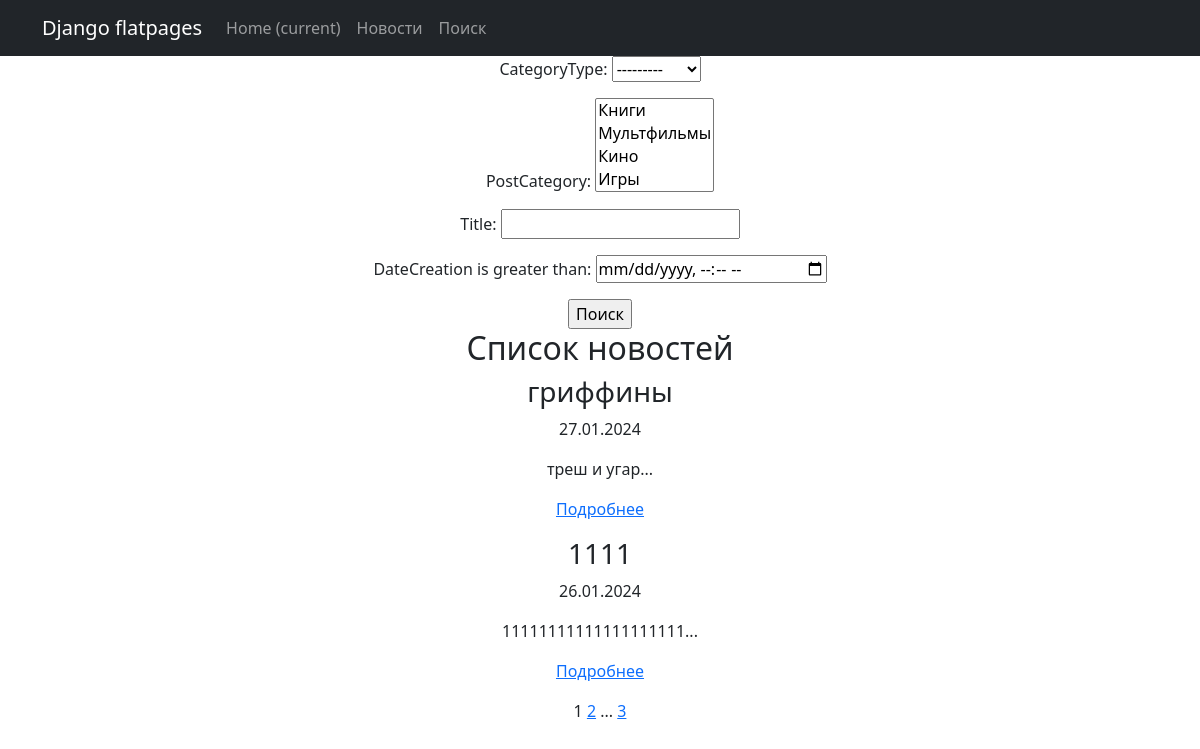
The app's page /news/search/ with its own data.
### news/models.py (models this page shows, shortened)
class Post(models.Model):
    author = models.ForeignKey(Author, on_delete=models.CASCADE)
    NEWS = 'NW'
    ARTICLE = 'AR'
    CATEGORY_CHOICE = (
        (NEWS, 'Новости'),
        (ARTICLE, 'Статья'),
    )
    categoryType = models.CharField(max_length=2, choices=CATEGORY_CHOICE, default=NEWS)
    dateCreation = models.DateTimeField(auto_now_add=True)
    postCategory = models.ManyToManyField(Category, 'PostCategory')
    title = models.CharField(max_length=128)
    text = models.TextField()
    rating = models.SmallIntegerField(default=0)

### news/views.py (the view)
# urls.py: path('news/search/', NewsSearch.as_view(), name='news_search'),
class NewsSearch(ListView):
    model = Post
    ordering = '-dateCreation'
    template_name = 'news_search.html'
    context_object_name = 'news'
    paginate_by = 2
    def get_queryset(self):
           queryset = super().get_queryset()
           self.filterset = PostFilter(self.request.GET, queryset)
           return self.filterset.qs
    def get_context_data(self, **kwargs):
           context = super().get_context_data(**kwargs)
           context['filterset'] = self.filterset
           return context

### news/models.py (called while the page is built)
    def __str__(self):
        return self.name

### news/templatetags/custom_filters.py (called while the page is built)
@register.filter(name='censor')
def censor(value):
    if not isinstance(value, str):
        raise ValueError("Input must be a string")
    unwanted_words = ['пизда', 'хуй', 'пидор']
    for word in unwanted_words:
        value = re.sub(fr'(\b\w){word[1:]}\b', r'\1' + '*' * (len(word) - 1), value, flags=re.IGNORECASE)
    return value

@register.simple_tag(takes_context=True)
def url_replace(context, **kwargs):
    d = context['request'].GET.copy()
    for k, v in kwargs.items():
        d[k] = v
    return d.urlencode()

### news/templates/news/news_search.html (shortened to what this page needs)
{% extends 'news/default.html' %}
{% load custom_filters %}
{% load static %}
{% block content %}
<form action="" method="get">
       {{ filterset.form.as_p }}
       <input type="submit" value="Поиск" />
   </form>
    <h2>Список новостей</h2>
    {% for article in news %}
        <h3>{{ article.title|censor }}</h3>
        <p>{{ article.dateCreation|date:"d.m.Y" }}</p>
        <p>{{ article.text|slice:":20"|censor }}...</p>
        <a href="{% url 'news_detail' pk=article.pk %}">Подробнее</a>
    {% endfor %}
       {{ page_obj.number }}
       {% if page_obj.has_next %}
           <a href="?{% url_replace page=page_obj.next_page_number %}">{{ page_obj.next_page_number }}</a>
           {% if paginator.num_pages != page_obj.next_page_number %}
               ...
               <a href="?{% url_replace page=page_obj.paginator.num_pages %}">{{ page_obj.paginator.num_pages }}</a>
           {% endif %}
       {% endif %}
{% endblock %}

### records on screen
Post: title|censor "гриффины", dateCreation "27.01.2024", text|censor "треш и угар"
Post: title|censor "1111", dateCreation "26.01.2024", text|censor "11111111111111111111"

### other values on screen
{{ page_obj.number }} "1"
{{ page_obj.next_page_number }} "2"
{{ page_obj.paginator.num_pages }} "3"
